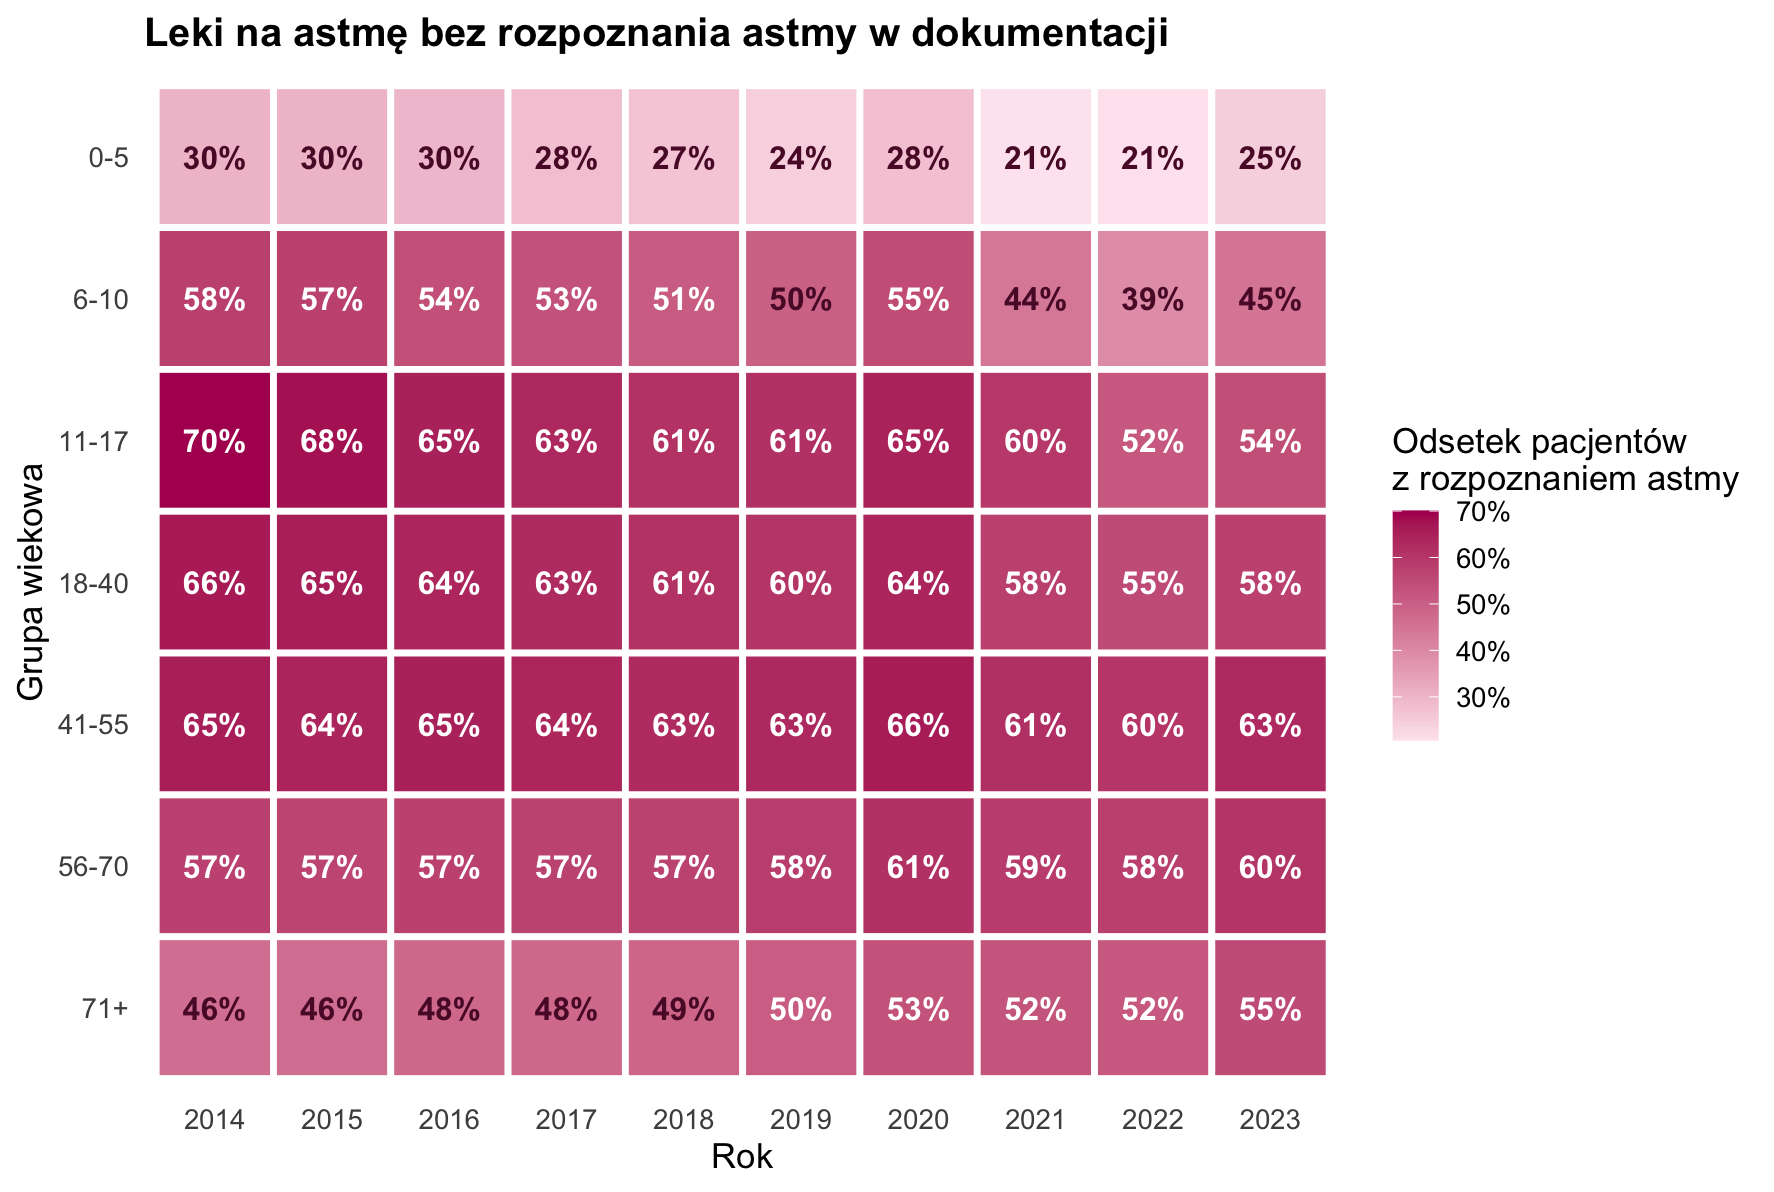

This figure's R source:
library(readxl)
library(dplyr)
library(tidyr)
library(ggplot2)
library(scales)

# Dane: Tabela 2.16 (NFZ, Astma - aktualizacja 2023)

grupy <- c("0-5", "6-10", "11-17", "18-40", "41-55", "56-70", "71+")

df_raw <- read_excel("Astma_aktualizacja_2023.xlsx", sheet = "Tabela 2.16", skip = 2)

df_diag <- df_raw %>%
  rename(rok = 1) %>%
  filter(grepl("^[0-9]{4}$", as.character(rok))) %>%
  select(rok, all_of(grupy)) %>%
  pivot_longer(cols = -rok, names_to = "grupa", values_to = "odsetek") %>%
  mutate(
    rok = factor(as.character(rok)),
    odsetek = as.numeric(odsetek),
    grupa = factor(grupa, levels = rev(grupy))   # najmłodsi na górze
  )

ggplot(df_diag, aes(x = rok, y = grupa, fill = odsetek)) +
  geom_tile(color = "white", linewidth = 1.2) +
  geom_text(aes(label = percent(odsetek, accuracy = 1), color = odsetek > 0.5),
            size = 4.2, fontface = "bold") +
  scale_color_manual(values = c("TRUE" = "white", "FALSE" = "#5B1034"), guide = "none") +
  scale_fill_gradient(
    low = "#FDE7EF", high = "#B0155F",
    labels = percent_format(accuracy = 1),
    name = "Odsetek pacjentów\nz rozpoznaniem astmy"
  ) +
  labs(
    title = "Leki na astmę bez rozpoznania astmy w dokumentacji",
    x = "Rok",
    y = "Grupa wiekowa",
   
  ) +
  theme_minimal(base_size = 13) +
  theme(
    plot.title = element_text(face = "bold", size = 15),
    plot.subtitle = element_text(color = "#6D3A4F"),
    plot.caption = element_text(color = "grey40", size = 9, hjust = 0),
    panel.grid = element_blank(),
    legend.position = "right"
  )
